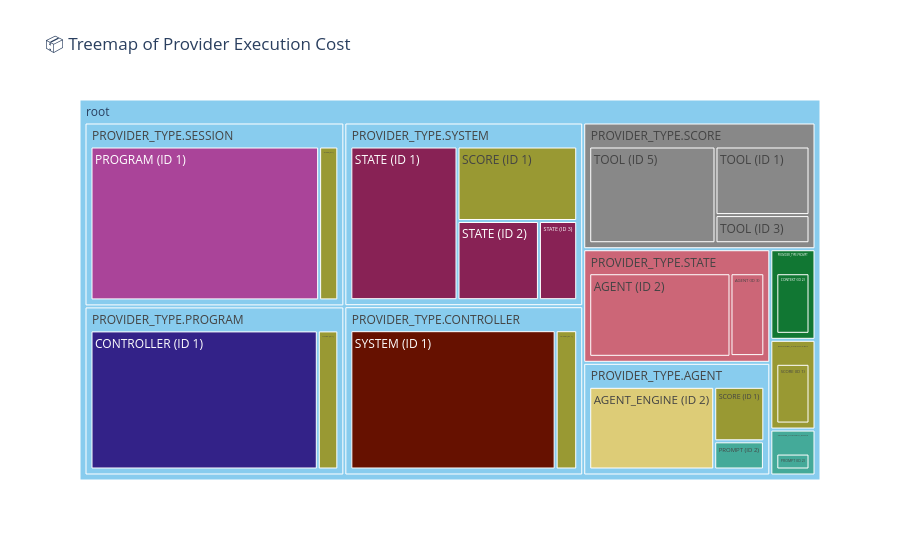

The cell this chart's notebook holds for it:
### Markdown cell above
### 📦 Treemap of Provider Execution Cost

This chart presents a **latency-weighted treemap** that reveals the **nested execution structure** of a CodeCritic run — from top-level orchestration down to fine-grained tooling.

#### 🧠 What this code does:
- **Builds a call hierarchy** by tracing each provider’s `called_by_type`, recursively reconstructing the execution path for every log entry.
- **Flattens each path** into separate columns (e.g., `path_0`, `path_1`, ...) so Plotly can visualize the full call stack as a nested tree.
- **Visualizes latency cost** using a treemap, where:
  - Each **box** represents a provider type at a specific nesting level.
  - **Box size** is proportional to total `latency_ms` contributed by that node and its descendants.
  - **Color** corresponds to `provider_type`, using a colorblind-safe palette.

#### 🔍 What you're observing:
- The **upper-left boxes** show top-level orchestrators (e.g., `session`, `program`).
- As you move inward (right and down), you see **nested calls** to `controller`, `system`, `state`, and ultimately `agent`, `tool`, `score`, etc.
- **Larger boxes** deeper in the tree indicate subsystems that consume significant time (e.g., tools like `mypy`, `black`, `ruff`).
- Hovering on a box reveals its exact path and latency.

This visualization is ideal for:
- Identifying where latency accumulates in multi-step workflows.
- Spotting repeated or redundant calls.
- Auditing nested delegation patterns during FSM-driven execution.

### Code cell
import plotly.express as px
import pandas as pd

# Non-destructive copy
df_treemap = df.copy()

# Truncate provider_type
df_treemap["provider_label"] = df_treemap["provider_type"].astype(str).str.split(".").str[-1]
df_treemap["source"] = df_treemap["called_by_type"].fillna("root")
df_treemap["target"] = df_treemap["provider_label"]  # simplified target

# Edge list from simplified names
edges = list(zip(df_treemap["source"], df_treemap["target"]))

# Recursive path builder
def build_path(row, edges):
    if row["source"] == "root":
        return ["root", row["target"]]
    for src, tgt in edges:
        if tgt == row["source"]:
            return build_path({"source": src, "target": tgt}, edges) + [row["target"]]
    return ["root", row["source"], row["target"]]

# Build full hierarchical path
df_treemap["call_path"] = df_treemap.apply(lambda row: build_path(row, edges), axis=1)

# Flatten and clean hierarchy
path_df = df_treemap["call_path"].apply(pd.Series)
path_df.columns = [f"path_{i}" for i in path_df.columns]

# Add final disambiguator for leaf nodes
path_df[path_df.columns[-1]] = df_treemap.apply(
    lambda row: f"{row['provider_label']} (ID {row['provider_id']})", axis=1
)

# Ensure numeric latency
df_treemap["latency_ms"] = pd.to_numeric(df_treemap["latency_ms"], errors="coerce").fillna(0)

# Combine everything
sunburst_data = pd.concat([df_treemap, path_df], axis=1)

# Plot
fig = px.treemap(
    sunburst_data,
    path=path_df.columns.tolist(),
    values="latency_ms",
    color="provider_label",
    color_discrete_sequence=px.colors.qualitative.Safe,
    title="📦 Treemap of Provider Execution Cost"
)

fig.update_traces(root_color="lightblue")
fig.show()

### Figure 1 — Plotly figure (JSON) as saved in the notebook; plotly's stock layout.template omitted (floating-point values rounded to 4 significant figures)
{"data": [{"branchvalues": "total", "customdata": [["(?)"], ["(?)"], ["(?)"], ["(?)"], ["(?)"], ["(?)"], ["AGENT"], ["AGENT"], ["AGENT"], ["AGENT"], ["AGENT_ENGINE"], ["CONTEXT"], ["CONTEXT"], ["CONTROLLER"], ["PROGRAM"], ["PROMPT"], ["PROMPT"], ["PROMPT"], ["SCORE"], ["SCORE"], ["SCORE"], ["SCORE"], ["SCORE"], ["SCORE"], ["SCORE"], ["SCORE"], ["STATE"], ["STATE"], ["STATE"], ["SYSTEM"], ["TOOL"], ["TOOL"], ["TOOL"], ["TOOL"]], "domain": {"x": [0, 1], "y": [0, 1]}, "hovertemplate": "labels=%{label}<br>latency_ms=%{value}<br>parent=%{parent}<br>id=%{id}<br>provider_label=%{customdata[0]}<extra></extra>", "ids": ["root", "root/PROVIDER_TYPE.AGENT", "root/PROVIDER_TYPE.SYSTEM", "root/PROVIDER_TYPE.CONTROLLER", "root/PROVIDER_TYPE.PROGRAM", "root/PROVIDER_TYPE.SESSION", "root/PROVIDER_TYPE.STATE", "root/PROVIDER_TYPE.STATE/AGENT (ID 2)", "root/PROVIDER_TYPE.STATE/AGENT (ID 4)", "root/PROVIDER_TYPE.STATE/AGENT (ID 3)", "root/PROVIDER_TYPE.AGENT/AGENT_ENGINE (ID 2)", "root/PROVIDER_TYPE.PROMPT/CONTEXT (ID 2)", "root/PROVIDER_TYPE.PROMPT", "root/PROVIDER_TYPE.PROGRAM/CONTROLLER (ID 1)", "root/PROVIDER_TYPE.SESSION/PROGRAM (ID 1)", "root/PROVIDER_TYPE.AGENT_ENGINE", "root/PROVIDER_TYPE.AGENT/PROMPT (ID 2)", "root/PROVIDER_TYPE.AGENT_ENGINE/PROMPT (ID 2)", "root/PROVIDER_TYPE.SYSTEM/SCORE (ID 1)", "root/PROVIDER_TYPE.CONTEXT", "root/PROVIDER_TYPE.CONTEXT/SCORE (ID 1)", "root/PROVIDER_TYPE.SESSION/SCORE (ID 1)", "root/PROVIDER_TYPE.AGENT/SCORE (ID 1)", "root/PROVIDER_TYPE.CONTROLLER/SCORE (ID 1)", "root/PROVIDER_TYPE.AGENT/SCORE (ID 2)", "root/PROVIDER_TYPE.PROGRAM/SCORE (ID 1)", "root/PROVIDER_TYPE.SYSTEM/STATE (ID 2)", "root/PROVIDER_TYPE.SYSTEM/STATE (ID 1)", "root/PROVIDER_TYPE.SYSTEM/STATE (ID 3)", "root/PROVIDER_TYPE.CONTROLLER/SYSTEM (ID 1)", "root/PROVIDER_TYPE.SCORE/TOOL (ID 5)", "root/PROVIDER_TYPE.SCORE/TOOL (ID 3)", "root/PROVIDER_TYPE.SCORE", "root/PROVIDER_TYPE.SCORE/TOOL (ID 1)"], "labels": ["root", "PROVIDER_TYPE.AGENT", "PROVIDER_TYPE.SYSTEM", "PROVIDER_TYPE.CONTROLLER", "PROVIDER_TYPE.PROGRAM", "PROVIDER_TYPE.SESSION", "PROVIDER_TYPE.STATE", "AGENT (ID 2)", "AGENT (ID 4)", "AGENT (ID 3)", "AGENT_ENGINE (ID 2)", "CONTEXT (ID 2)", "PROVIDER_TYPE.PROMPT", "CONTROLLER (ID 1)", "PROGRAM (ID 1)", "PROVIDER_TYPE.AGENT_ENGINE", "PROMPT (ID 2)", "PROMPT (ID 2)", "SCORE (ID 1)", "PROVIDER_TYPE.CONTEXT", "SCORE (ID 1)", "SCORE (ID 1)", "SCORE (ID 1)", "SCORE (ID 1)", "SCORE (ID 2)", "SCORE (ID 1)", "STATE (ID 2)", "STATE (ID 1)", "STATE (ID 3)", "SYSTEM (ID 1)", "TOOL (ID 5)", "TOOL (ID 3)", "PROVIDER_TYPE.SCORE", "TOOL (ID 1)"], "marker": {"colors": ["rgb(136, 204, 238)", "rgb(136, 204, 238)", "rgb(136, 204, 238)", "rgb(136, 204, 238)", "rgb(136, 204, 238)", "rgb(136, 204, 238)", "rgb(204, 102, 119)", "rgb(204, 102, 119)", "rgb(204, 102, 119)", "rgb(204, 102, 119)", "rgb(221, 204, 119)", "rgb(17, 119, 51)", "rgb(17, 119, 51)", "rgb(51, 34, 136)", "rgb(170, 68, 153)", "rgb(68, 170, 153)", "rgb(68, 170, 153)", "rgb(68, 170, 153)", "rgb(153, 153, 51)", "rgb(153, 153, 51)", "rgb(153, 153, 51)", "rgb(153, 153, 51)", "rgb(153, 153, 51)", "rgb(153, 153, 51)", "rgb(153, 153, 51)", "rgb(153, 153, 51)", "rgb(136, 34, 85)", "rgb(136, 34, 85)", "rgb(136, 34, 85)", "rgb(102, 17, 0)", "rgb(136, 136, 136)", "rgb(136, 136, 136)", "rgb(136, 136, 136)", "rgb(136, 136, 136)"]}, "name": "", "parents": ["", "root", "root", "root", "root", "root", "root", "root/PROVIDER_TYPE.STATE", "root/PROVIDER_TYPE.STATE", "root/PROVIDER_TYPE.STATE", "root/PROVIDER_TYPE.AGENT", "root/PROVIDER_TYPE.PROMPT", "root", "root/PROVIDER_TYPE.PROGRAM", "root/PROVIDER_TYPE.SESSION", "root", "root/PROVIDER_TYPE.AGENT", "root/PROVIDER_TYPE.AGENT_ENGINE", "root/PROVIDER_TYPE.SYSTEM", "root", "root/PROVIDER_TYPE.CONTEXT", "root/PROVIDER_TYPE.SESSION", "root/PROVIDER_TYPE.AGENT", "root/PROVIDER_TYPE.CONTROLLER", "root/PROVIDER_TYPE.AGENT", "root/PROVIDER_TYPE.PROGRAM", "root/PROVIDER_TYPE.SYSTEM", "root/PROVIDER_TYPE.SYSTEM", "root/PROVIDER_TYPE.SYSTEM", "root/PROVIDER_TYPE.CONTROLLER", "root/PROVIDER_TYPE.SCORE", "root/PROVIDER_TYPE.SCORE", "root", "root/PROVIDER_TYPE.SCORE"], "root": {"color": "lightblue"}, "type": "treemap", "values": [123100.0, 10060.0, 20940.0, 19300.0, 20960.0, 22800.0, 10140.0, 8181.0, 17.0, 1942.0, 7180.0, 1953.0, 1953.0, 19230.0, 21030.0, 990.0, 973.0, 990.0, 5355.0, 1935.0, 1935.0, 1767.0, 1897.0, 1836.0, 8.0, 1737.0, 3871.0, 9889.0, 1821.0, 17460.0, 8050.0, 1743.0, 14040.0, 4250.0]}], "layout": {"legend": {"tracegroupgap": 0}, "title": {"text": "📦 Treemap of Provider Execution Cost"}, "treemapcolorway": ["rgb(136, 204, 238)", "rgb(204, 102, 119)", "rgb(221, 204, 119)", "rgb(17, 119, 51)", "rgb(51, 34, 136)", "rgb(170, 68, 153)", "rgb(68, 170, 153)", "rgb(153, 153, 51)", "rgb(136, 34, 85)", "rgb(102, 17, 0)", "rgb(136, 136, 136)"]}}
